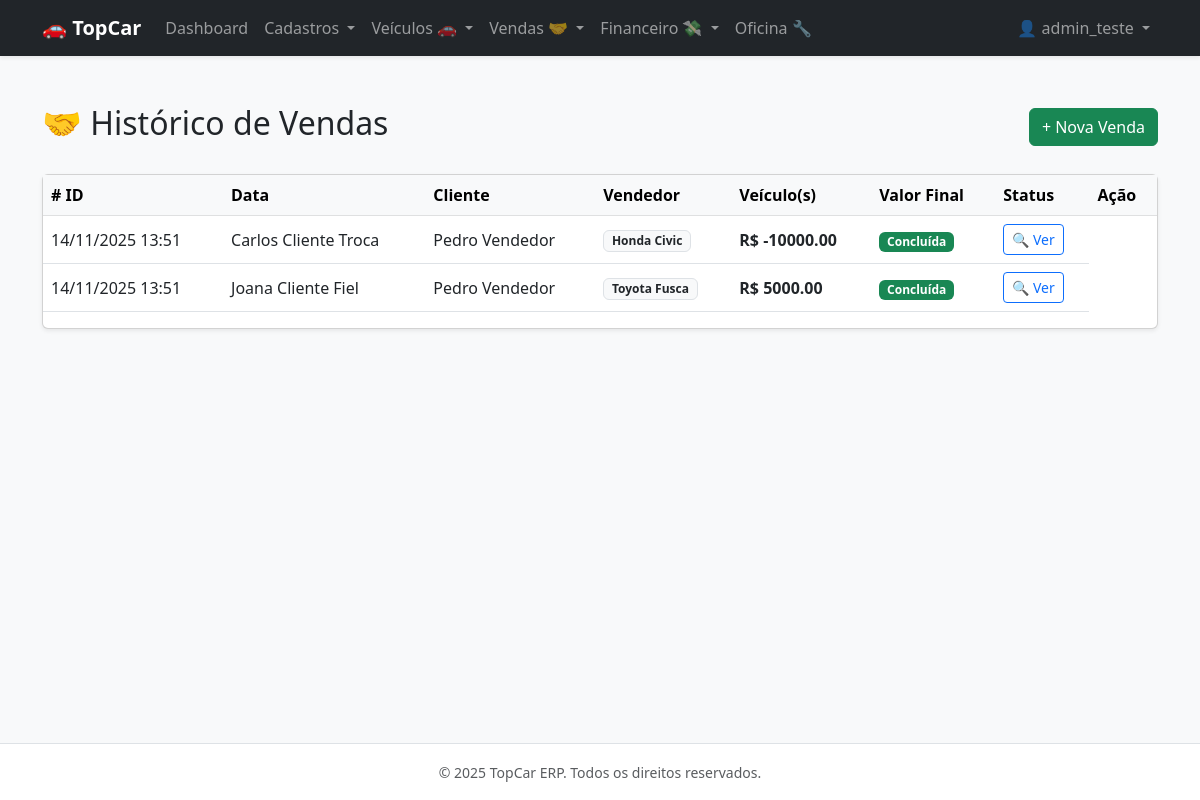
The app's page /sales/ (signed in) with its own data.
### apps/core/models.py (models this page shows, shortened)
class CustomUser(AbstractUser):
    class Meta:
        verbose_name = 'Usuário do Sistema'
        verbose_name_plural = 'Usuários do Sistema'

### apps/negotiations/models.py (models this page shows, shortened)
class Negotiation(TenantAwareModel):
    TYPE_CHOICES = [
        ('SALE', 'Venda'),
        ('PURCHASE', 'Compra'),
        ('CONSIGNMENT', 'Consignação'),
    ]
    STATUS_CHOICES = [
        ('DRAFT', 'Rascunho / Em Aberto'),
        ('APPROVED', 'Aprovada / Fechada'),
        ('CANCELED', 'Cancelada'),
    ]
    customer = models.ForeignKey(Entity, on_delete=models.PROTECT, verbose_name="Cliente/Fornecedor")
    seller = models.ForeignKey(Employee, on_delete=models.PROTECT, verbose_name="Vendedor")
    negotiation_type = models.CharField(max_length=20, choices=TYPE_CHOICES, default='SALE')
    status = models.CharField(max_length=20, choices=STATUS_CHOICES, default='DRAFT')
    negotiation_date = models.DateTimeField(null=True, blank=True, verbose_name="Data do Fechamento")
    total_value = models.DecimalField(max_digits=12, decimal_places=2, default=0.00, verbose_name="Saldo Final")
    class Meta:
        verbose_name = "Negociação"
        verbose_name_plural = "Negociações"
        ordering = ['-created_at']

class NegotiationItem(TenantAwareModel):
    FLOW_CHOICES = [
        ('OUT', 'Saída (Venda do Estoque)'),
        ('IN', 'Entrada (Troca/Compra)'),
    ]
    negotiation = models.ForeignKey(Negotiation, on_delete=models.CASCADE, related_name='items')
    vehicle = models.ForeignKey(Vehicle, on_delete=models.PROTECT, verbose_name="Veículo")
    agreed_value = models.DecimalField(max_digits=12, decimal_places=2, verbose_name="Valor Acordado")
    flow = models.CharField(max_length=10, choices=FLOW_CHOICES, verbose_name="Fluxo")
    class Meta:
        verbose_name = "Item da Negociação"
        verbose_name_plural = "Itens da Negociação"
        unique_together = ('negotiation', 'vehicle') # Impede adicionar o mesmo carro 2x na mesma venda

### apps/parties/models.py (models this page shows, shortened)
class Entity(TenantAwareModel):
    TIPO_ENTIDADE_CHOICES = [
        ('FISICA', 'Pessoa Física'),
        ('JURIDICA', 'Pessoa Jurídica'),
    ]
    nome_razao_social = models.CharField(max_length=255, verbose_name="Nome / Razão Social")
    documento_principal = models.CharField(
        max_length=20,
        unique=True,
        db_index=True,
        verbose_name="CPF/CNPJ"
    )
    tipo_entidade = models.CharField(
        max_length=10,
        choices=TIPO_ENTIDADE_CHOICES,
        default='FISICA'
    )
    email = models.EmailField(null=True, blank=True)
    telefone = models.CharField(max_length=20, null=True, blank=True)
    class Meta:
        verbose_name = 'Entidade'
        verbose_name_plural = 'Entidades'
        indexes = [
            models.Index(fields=['nome_razao_social']),
        ]

### apps/employees/models.py (models this page shows, shortened)
class Employee(TenantAwareModel):
    entidade = models.OneToOneField(
        Entity,
        on_delete=models.PROTECT, # Se apagar a entidade, bloqueia.
        related_name='colaborador_profile',
        verbose_name="Dados Pessoais (Entidade)"
    )
    usuario_sistema = models.OneToOneField(
        settings.AUTH_USER_MODEL,
        on_delete=models.SET_NULL,
        null=True,
        blank=True,
        related_name='funcionario_profile',
        verbose_name="Usuário de Acesso"
    )
    cargo = models.CharField(max_length=100)
    comissao_base_percentual = models.DecimalField(
        max_digits=5,
        decimal_places=2,
        default=0.00,
        verbose_name="Comissão Base (%)"
    )
    ativo = models.BooleanField(default=True)
    class Meta:
        verbose_name = 'Colaborador'
        verbose_name_plural = 'Colaboradores'

### apps/vehicles/models.py (models this page shows, shortened)
class Vehicle(TenantAwareModel):
    STATUS_CHOICES = [
        ('AVAILABLE', 'Disponível'),
        ('MAINTENANCE', 'Em Manutenção'),
        ('RESERVED', 'Reservado'),
        ('SOLD', 'Vendido'),
        ('WRITE_OFF', 'Baixado / Perda Total'),
    ]
    FUEL_CHOICES = [
        ('GASOLINE', 'Gasolina'),
        ('ETHANOL', 'Etanol'),
        ('FLEX', 'Flex'),
        ('DIESEL', 'Diesel'),
        ('HYBRID', 'Híbrido'),
        ('ELECTRIC', 'Elétrico'),
    ]
    model = models.ForeignKey(Model, on_delete=models.PROTECT, verbose_name="Modelo")
    chassi = models.CharField(max_length=50, unique=True, db_index=True, verbose_name="Chassi")
    plate = models.CharField(max_length=10, unique=True, null=True, blank=True, db_index=True, verbose_name="Placa")
    renavam = models.CharField(max_length=20, null=True, blank=True, verbose_name="Renavam")
    year_fab = models.PositiveIntegerField(verbose_name="Ano Fab.")
    year_model = models.PositiveIntegerField(verbose_name="Ano Mod.")
    color = models.CharField(max_length=30, verbose_name="Cor")
    mileage = models.PositiveIntegerField(default=0, verbose_name="Quilometragem (KM)")
    fuel_type = models.CharField(max_length=20, choices=FUEL_CHOICES, default='FLEX', verbose_name="Combustível")
    status = models.CharField(max_length=20, choices=STATUS_CHOICES, default='AVAILABLE', db_index=True)
    acquisition_cost = models.DecimalField(max_digits=10, decimal_places=2, verbose_name="Custo de Aquisição")
    sale_price = models.DecimalField(max_digits=10, decimal_places=2, verbose_name="Preço de Venda")
    current_owner = models.ForeignKey(
        Entity,
        on_delete=models.PROTECT,
        related_name='veiculos_proprietario',
        verbose_name="Proprietário Atual"
    )
    notes = models.TextField(null=True, blank=True, verbose_name="Observações")
    class Meta:
        verbose_name = "Veículo"
        verbose_name_plural = "Veículos"
        indexes = [
            models.Index(fields=['status', 'model']), # Índice composto para filtros comuns
        ]

class Model(TenantAwareModel):
    brand = models.ForeignKey(Brand, on_delete=models.PROTECT, related_name='models', verbose_name="Marca")
    name = models.CharField(max_length=100, verbose_name="Nome do Modelo")
    class Meta:
        verbose_name = "Modelo"
        verbose_name_plural = "Modelos"
        ordering = ['brand__name', 'name']
    def __str__(self):
        return f"{self.brand.name} {self.name}"

class Brand(TenantAwareModel):
    name = models.CharField(max_length=100, unique=True, verbose_name="Marca")
    class Meta:
        verbose_name = "Marca"
        verbose_name_plural = "Marcas"
        ordering = ['name']

### apps/negotiations/views.py (the view)
# urls.py: path('', views.negotiation_list, name='negotiation_list'),
@login_required
def negotiation_list(request):
    sales = Negotiation.objects.filter(negotiation_type='SALE').select_related(
        'customer', 'seller'
    ).prefetch_related('items__vehicle').order_by('-created_at')
    return render(request, 'negotiations/negotiation_list.html', {'sales': sales})

### templates/negotiations/negotiation_list.html (shortened to what this page needs)
{% extends 'base.html' %}
{% block content %}
<div class="d-flex justify-content-between align-items-center mb-4">
    <h2>🤝 Histórico de Vendas</h2>
    <a href="{% url 'negotiation_create' %}" class="btn btn-success">+ Nova Venda</a>
</div>
<div class="card shadow-sm">
    <div class="table-responsive">
        <table class="table table-hover align-middle">
            <thead class="table-light">
                <tr>
                    <th># ID</th>
                    <th>Data</th>
                    <th>Cliente</th>
                    <th>Vendedor</th>
                    <th>Veículo(s)</th>
                    <th>Valor Final</th>
                    <th>Status</th>
                    <th>Ação</th>
                </tr>
            </thead>
            <tbody>
                {% for sale in sales %}
                    <tr data-url="{% url 'negotiation_detail' sale.id %}" onclick="window.location.href=this.dataset.url;" style="cursor: pointer;">                    <td>{{ sale.created_at|date:"d/m/Y H:i" }}</td>
                    <td>{{ sale.customer.nome_razao_social }}</td>
                    <td>{{ sale.seller.entidade.nome_razao_social }}</td>
                    <td>
                        {% for item in sale.items.all %}
                            {% if item.flow == 'OUT' %}
                                <span class="badge bg-light text-dark border">{{ item.vehicle.model }}</span>
                            {% endif %}
                        {% endfor %}
                    </td>
                    <td class="fw-bold">R$ {{ sale.total_value }}</td>
                    <td>
                        {% if sale.status == 'APPROVED' %}
                            <span class="badge bg-success">Concluída</span>
                        {% else %}
                            <span class="badge bg-secondary">{{ sale.get_status_display }}</span>
                        {% endif %}
                    </td>
                    <td>
                        <a href="{% url 'negotiation_detail' sale.id %}" class="btn btn-sm btn-outline-primary">
                            🔍 Ver
                        </a>
                    </td>
                </tr>
                {% empty %}
                <tr>
                    <td colspan="8" class="text-center py-5 text-muted">Nenhuma venda realizada ainda.</td>
                </tr>
                {% endfor %}
            </tbody>
        </table>
    </div>
</div>
{% endblock %}

### templates/base.html (shortened to what this page needs)
<!DOCTYPE html>
<html lang="pt-br">
<head>
    <link href="https://cdn.jsdelivr.net/npm/bootstrap@5.3.0/dist/css/bootstrap.min.css" rel="stylesheet">
</head>
<body class="bg-light d-flex flex-column min-vh-100">
    <nav class="navbar navbar-expand-lg navbar-dark bg-dark shadow-sm">
        <div class="container">
            <a class="navbar-brand fw-bold" href="{% url 'dashboard' %}">🚗 TopCar</a>
            <div class="collapse navbar-collapse" id="navbarNav">
                <ul class="navbar-nav me-auto">
                    {% if user.is_authenticated %}
                        <li class="nav-item">
                            <a class="nav-link" href="{% url 'dashboard' %}">Dashboard</a>
                        </li>
                        <li class="nav-item dropdown">
                            <a class="nav-link dropdown-toggle" href="#" role="button" data-bs-toggle="dropdown">
                                Cadastros
                            </a>
                        </li>
                        <li class="nav-item dropdown">
                            <a class="nav-link dropdown-toggle" href="#" role="button" data-bs-toggle="dropdown">
                                Veículos 🚗
                            </a>
                        </li>
                        <li class="nav-item dropdown">
                            <a class="nav-link dropdown-toggle" href="#" role="button" data-bs-toggle="dropdown">
                                Vendas 🤝
                            </a>
                        </li>
                        <li class="nav-item dropdown">
                            <a class="nav-link dropdown-toggle" href="#" role="button" data-bs-toggle="dropdown">
                                Financeiro 💸
                            </a>
                        </li>
                        <li class="nav-item">
                            <a class="nav-link" href="{% url 'maintenance_list' %}">Oficina 🔧</a>
                        </li>
                    {% endif %}
                </ul>
                <ul class="navbar-nav">
                    {% if user.is_authenticated %}
                        <li class="nav-item dropdown">
                            <a class="nav-link dropdown-toggle" href="#" role="button" data-bs-toggle="dropdown">
                                👤 {{ user.username }}
                            </a>
                        </li>
                    {% else %}
                        <li class="nav-item">
                            <a class="nav-link btn btn-primary text-white px-4" href="{% url 'login' %}">Entrar</a>
                        </li>
                    {% endif %}
                </ul>
            </div>
        </div>
    </nav>
    <main class="container my-4 flex-grow-1">
        {% block content %}
        {% endblock %}
    </main>
    <footer class="bg-white py-3 mt-auto border-top">
        <div class="container text-center text-muted">
            <small>&copy; 2025 TopCar ERP. Todos os direitos reservados.</small>
        </div>
    </footer>
</body>
</html>

### records on screen
CustomUser: username "admin_teste"
Negotiation: created_at "14/11/2025 13:51", customer.nome_razao_social "Carlos Cliente Troca", seller.entidade.nome_razao_social "Pedro Vendedor", total_value "-10000.00", status "Concluída"
NegotiationItem: vehicle.model "Honda Civic"
Negotiation: created_at "14/11/2025 13:51", customer.nome_razao_social "Joana Cliente Fiel", seller.entidade.nome_razao_social "Pedro Vendedor", total_value "5000.00", status "Concluída"
NegotiationItem: vehicle.model "Toyota Fusca"
